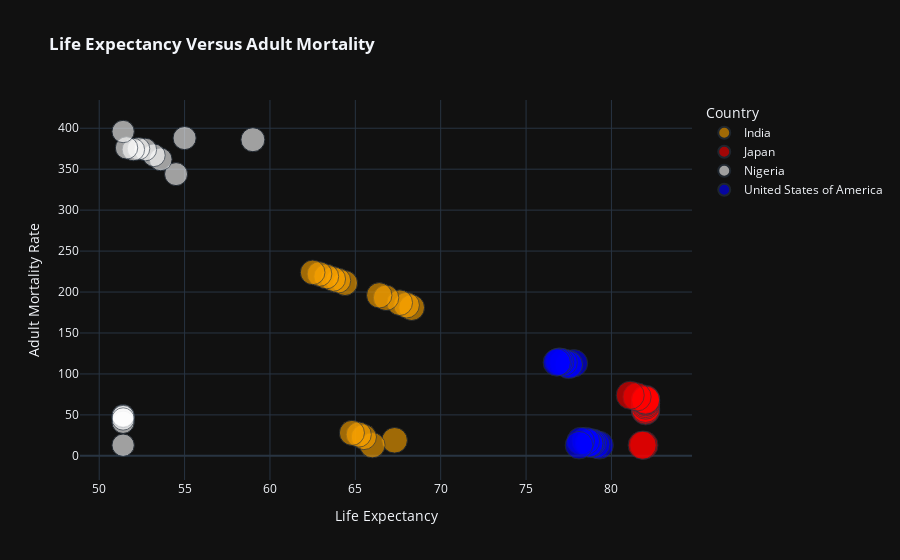

The code cell stored with this chart in its notebook:
### Code cell
developed_countries = ['Japan', 'United States of America']
developing_countries = ['India', 'Nigeria']

# Filtering the DataFrame for these countries
filtered_df = df[df['Country'].isin(developed_countries + developing_countries)]

# Defining custom colors for each country
custom_colors = ['orange', 'red', 'white', 'blue']

# Creating scatter plot for filtered countries with custom colors
fig = px.scatter(
    filtered_df,
    y='Adult Mortality',
    x='Life expectancy ',
    color='Country',
    size='Life expectancy ',
    color_discrete_sequence=custom_colors,
    template='plotly_dark',
    opacity=0.6,
    title='<b> Life Expectancy Versus Adult Mortality',
    labels={'Adult Mortality': 'Adult Mortality Rate', 'Life expectancy ': 'Life Expectancy'},
)

# Show the plot
fig.show()

### Figure 1 — Plotly figure (JSON) as saved in the notebook; plotly's stock layout.template omitted (floating-point values rounded to 4 significant figures)
{"data": [{"hovertemplate": "Country=India<br>Life Expectancy=%{marker.size}<br>Adult Mortality Rate=%{y}<extra></extra>", "legendgroup": "India", "marker": {"color": "orange", "opacity": 0.6, "size": [68.3, 68, 67.6, 67.3, 66.8, 66.4, 66, 65.5, 65.2, 64.8, 64.4, 64, 63.7, 63.3, 62.9, 62.5], "sizemode": "area", "sizeref": 0.205, "symbol": "circle"}, "mode": "markers", "name": "India", "orientation": "v", "showlegend": true, "x": [68.3, 68, 67.6, 67.3, 66.8, 66.4, 66, 65.5, 65.2, 64.8, 64.4, 64, 63.7, 63.3, 62.9, 62.5], "xaxis": "x", "y": [181, 184, 187, 19, 193, 196, 13, 23, 26, 28, 211, 214, 216, 219, 222, 224], "yaxis": "y", "type": "scatter"}, {"hovertemplate": "Country=Japan<br>Life Expectancy=%{marker.size}<br>Adult Mortality Rate=%{y}<extra></extra>", "legendgroup": "Japan", "marker": {"color": "red", "opacity": 0.6, "size": [82, 82, 82, 82, 82, 82, 82, 82, 82, 82, 82, 82, 81.9, 81.8, 81.5, 81.1], "sizemode": "area", "sizeref": 0.205, "symbol": "circle"}, "mode": "markers", "name": "Japan", "orientation": "v", "showlegend": true, "x": [82, 82, 82, 82, 82, 82, 82, 82, 82, 82, 82, 82, 81.9, 81.8, 81.5, 81.1], "xaxis": "x", "y": [55, 57, 56, 58, 64, 62, 64, 66, 67, 68, 69, 68, 13, 13, 72, 74], "yaxis": "y", "type": "scatter"}, {"hovertemplate": "Country=Nigeria<br>Life Expectancy=%{marker.size}<br>Adult Mortality Rate=%{y}<extra></extra>", "legendgroup": "Nigeria", "marker": {"color": "white", "opacity": 0.6, "size": [54.5, 53.6, 53.2, 52.7, 52.3, 52, 51.6, 59, 55, 51.4, 51.4, 51.4, 51.4, 51.4, 51.4, 51.4], "sizemode": "area", "sizeref": 0.205, "symbol": "circle"}, "mode": "markers", "name": "Nigeria", "orientation": "v", "showlegend": true, "x": [54.5, 53.6, 53.2, 52.7, 52.3, 52, 51.6, 59, 55, 51.4, 51.4, 51.4, 51.4, 51.4, 51.4, 51.4], "xaxis": "x", "y": [344, 362, 367, 374, 375, 374, 376, 386, 388, 396, 13, 47, 41, 49, 48, 45], "yaxis": "y", "type": "scatter"}, {"hovertemplate": "Country=United States of America<br>Life Expectancy=%{marker.size}<br>Adult Mortality Rate=%{y}<extra></extra>", "legendgroup": "United States of America", "marker": {"color": "blue", "opacity": 0.6, "size": [79.3, 79.1, 78.9, 78.8, 78.7, 78.7, 78.5, 78.2, 78.1, 77.8, 77.5, 77.5, 77.2, 77, 76.9, 76.8], "sizemode": "area", "sizeref": 0.205, "symbol": "circle"}, "mode": "markers", "name": "United States of America", "orientation": "v", "showlegend": true, "x": [79.3, 79.1, 78.9, 78.8, 78.7, 78.7, 78.5, 78.2, 78.1, 77.8, 77.5, 77.5, 77.2, 77, 76.9, 76.8], "xaxis": "x", "y": [13, 14, 16, 16, 16, 15, 18, 18, 13, 113, 112, 111, 114, 115, 115, 114], "yaxis": "y", "type": "scatter"}], "layout": {"xaxis": {"anchor": "y", "domain": [0, 1], "title": {"text": "Life Expectancy"}, "type": "linear", "range": [49.4, 84.07], "autorange": true}, "yaxis": {"anchor": "x", "domain": [0, 1], "title": {"text": "Adult Mortality Rate"}, "type": "linear", "range": [-39.28, 442.4], "autorange": true}, "legend": {"title": {"text": "Country"}, "tracegroupgap": 0, "itemsizing": "constant"}, "title": {"text": "<b> Life Expectancy Versus Adult Mortality"}, "autosize": true}}
